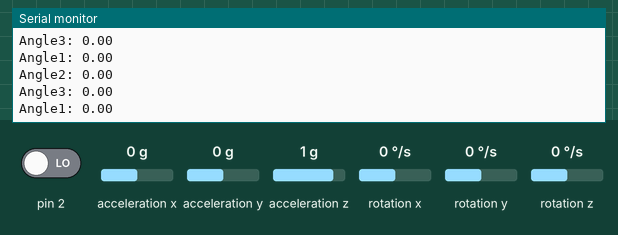
Simulated run of this sketch. Board: Arduino Uno, built with avr-gcc and run on an emulated ATmega328P. On the bench: the last lines printed to the serial monitor. Inputs (shaded band) come from the test bench; at power-on: acceleration x 0 g, rotation z 0 °/s, acceleration z 1 g, acceleration y 0 g, pin 2 LOW, rotation x 0 °/s, rotation y 0 °/s. The sensor or clock chip raises its interrupt line as the real part does.

Above: at 1.7 s.
1.8 s: acceleration x set to 0.8 g
At 2.7 s:
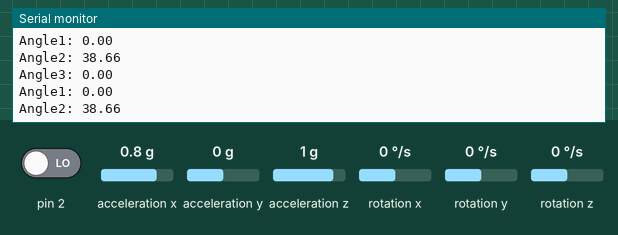
4.8 s: rotation z set to 100 °/s
At 5.6 s:
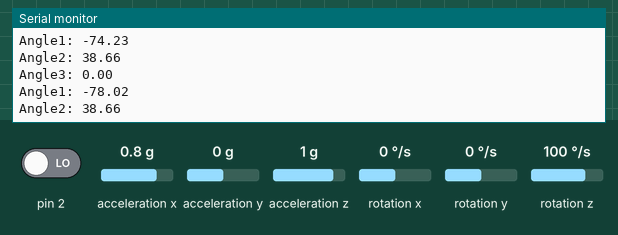
7.8 s: acceleration z set to -1.4 g
At 8.7 s:
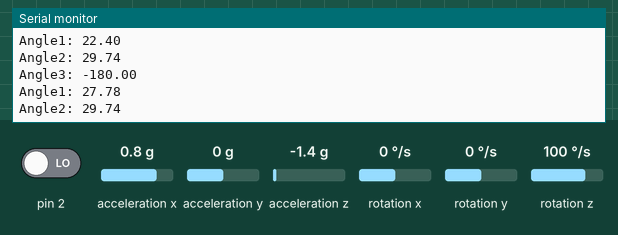
10.8 s: acceleration y set to 0.8 g
At 11.5 s:
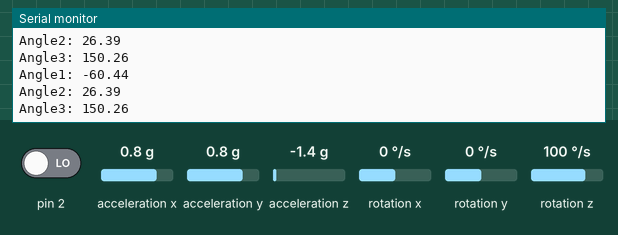
13.8 s: acceleration y set to 0 g
At 14.8 s:
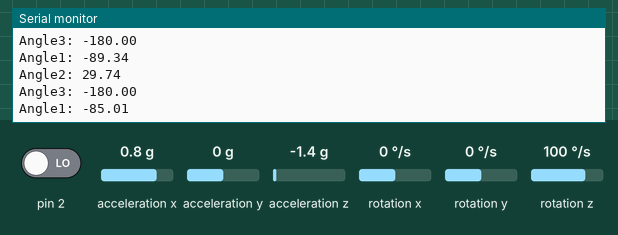
16.8 s: acceleration x set to 0 g
At 17.4 s:
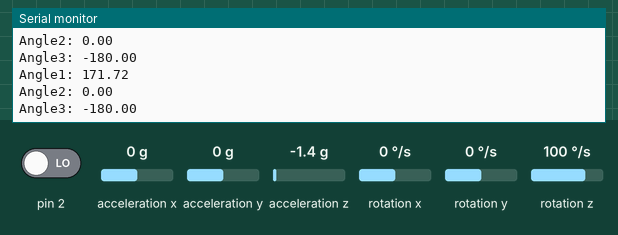
Timing chart, 0 to 19.8 s (numbered marks = the images above; inputs shaded):
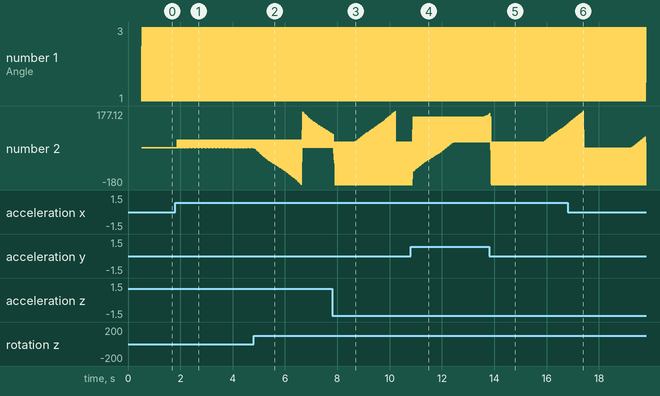

The sketch:

read_mpu_data.ino
```cpp
#include "I2Cdev.h"
#include "MPU6050_6Axis_MotionApps20.h"

#if I2CDEV_IMPLEMENTATION == I2CDEV_ARDUINO_WIRE
  #include "Wire.h"
#endif


MPU6050 mpu;

// MPU control/status vars
bool dmpReady = false; // set true if DMP init was successful
uint8_t mpuIntStatus; // holds actual interrupt status byte from MPU
uint8_t devStatus; // return status after each device operation (0 = success, !0 = error)
uint16_t packetSize; // expected DMP packet size (default is 42 bytes)
uint16_t fifoCount; // count of all bytes currently in FIFO
uint8_t fifoBuffer[64]; // FIFO storage buffer

// orientation/motion vars
Quaternion q; // [w, x, y, z] quaternion container
VectorFloat gravity; // [x, y, z] gravity vector
float ypr[3]; // [yaw, pitch, roll] yaw/pitch/roll container and gravity vector

// angle and last_angle
double angle1,angle2,angle3;


volatile bool mpuInterrupt = false; // indicates whether MPU interrupt pin has gone high
void dmpDataReady()
{
  mpuInterrupt = true;
}


void setup(){

  Serial.begin(9600);
  //Serial.print("Initialization of sensor........");

  // join I2C bus (I2Cdev library doesn't do this automatically)
  #if I2CDEV_IMPLEMENTATION == I2CDEV_ARDUINO_WIRE
    Wire.begin();
    TWBR = 24; // 400kHz I2C clock (200kHz if CPU is 8MHz)
  #elif I2CDEV_IMPLEMENTATION == I2CDEV_BUILTIN_FASTWIRE
    Fastwire::setup(400, true);
  #endif

  mpu.initialize();

  devStatus = mpu.dmpInitialize();

  // supply your own gyro offsets here, scaled for min sensitivity
  mpu.setXGyroOffset(-14);
  mpu.setYGyroOffset(-26);
  mpu.setZGyroOffset(-5);
  mpu.setZAccelOffset(1161); // 1688 factory default for my test chip

  // make sure it worked (returns 0 if so)
  if (devStatus == 0)
  {
      // turn on the DMP, now that it's ready
      mpu.setDMPEnabled(true);

      // enable Arduino interrupt detection
      attachInterrupt(0, dmpDataReady, RISING);
      mpuIntStatus = mpu.getIntStatus();

      // set our DMP Ready flag so the main loop() function knows it's okay to use it
      dmpReady = true;

      // get expected DMP packet size for later comparison
      packetSize = mpu.dmpGetFIFOPacketSize();

  }
  else
  {
      // ERROR!
      // 1 = initial memory load failed
      // 2 = DMP configuration updates failed
      // (if it's going to break, usually the code will be 1)
      Serial.print(F("DMP Initialization failed (code "));
      Serial.print(devStatus);
      Serial.println(F(")"));
  }
  //Serial.println("completed!");
}


void loop()
{
  // if programming failed, don't try to do anything
  if (!dmpReady) return;

  // wait for MPU interrupt or extra packet(s) available
  while (!mpuInterrupt && fifoCount < packetSize)
  {
    //no mpu data - performing PID calculations and output to motors

    // pid compute and return output value. //pid.Compute();
    // feed output from PID to motor control. // motorController.move(output, MIN_ABS_SPEED);
  }
  // reset interrupt flag and get INT_STATUS byte
  mpuInterrupt = false;
  mpuIntStatus = mpu.getIntStatus();

  // get current FIFO count
  fifoCount = mpu.getFIFOCount();

  // check for overflow (this should never happen unless our code is too inefficient)
  if ((mpuIntStatus & 0x10) || fifoCount == 1024)
  {
    // reset so we can continue cleanly
    mpu.resetFIFO();
    //Serial.println(F("FIFO overflow!"));

    // otherwise, check for DMP data ready interrupt (this should happen frequently)
  }
  else if (mpuIntStatus & 0x02)
  {
    // wait for correct available data length, should be a VERY short wait
    while (fifoCount < packetSize) fifoCount = mpu.getFIFOCount();

    // read a packet from FIFO
    mpu.getFIFOBytes(fifoBuffer, packetSize);

    // track FIFO count here in case there is > 1 packet available
    // (this lets us immediately read more without waiting for an interrupt)
    fifoCount -= packetSize;

    mpu.dmpGetQuaternion(&q, fifoBuffer);
    mpu.dmpGetGravity(&gravity, &q);
    mpu.dmpGetYawPitchRoll(ypr, &q, &gravity);

    angle1 = ypr[0] * 180/M_PI;
    angle2 = ypr[1] * 180/M_PI;
    angle3 = ypr[2] * 180/M_PI;
  }

  Serial.print("Angle1: ");
  Serial.println(angle1);
  Serial.print("Angle2: ");
  Serial.println(angle2);
  Serial.print("Angle3: ");
  Serial.println(angle3);
}
```

Measured:
- after the input at 1.8 s, the serial monitor: prints a new line after 0.09 s (image 1)
- after the input at 4.8 s, the serial monitor: prints a new line after 0.07 s (image 2)
- plotted number 2: 0 → 38.66 after the input at 1.8 s, 38.66 → 68.75 after the input at 4.8 s
